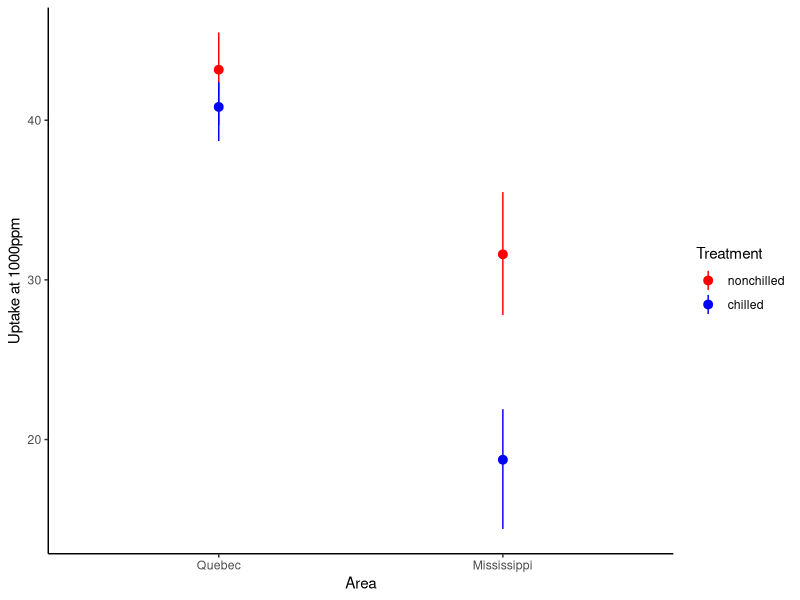

This chart was generated by the following R code:
## ---- chunk 1
knitr::opts_chunk$set(echo = FALSE, cache=TRUE)
library(tidyr)
library(dplyr)
## ---- chunk 2
head(iris) #Regular data frame
## ---- chunk 3
as_tibble(iris) #This is usually done automatically
## ---- chunk 4
head(iris,3) 
#Select Petal.Length,Petal.Width,Species
irisTemp <- select(iris,Petal.Length,Petal.Width,Species)
head(irisTemp,3)
## ---- chunk 5
irisTemp <- select(iris,Petal.Length:Species) 
head(irisTemp,3) #All columns between Petal.Length and Species
irisTemp2 <- select(iris,Petal.Length,Petal.Width,Species) 
head(irisTemp2,3) #This is the same thing
## ---- chunk 6
irisTemp <- select(iris,-Species) 
head(irisTemp,3) #Selects all columns EXCEPT Species
irisTemp2 <- select(iris,contains('Petal'))
head(irisTemp2,3) #Selects columns with names containing 'Petal'
## ---- chunk 7
head(iris,3) 
irisTemp <- filter(iris,Sepal.Length<5,Species=='versicolor')
head(irisTemp,3) #Chooses rows matching logical criteria
## ---- chunk 8
head(iris,3)
irisTemp <- mutate(iris,P.Width2=Petal.Width^2)
head(irisTemp,3) #Squares Petal.Width
## ---- chunk 9
head(irisTemp,3)
irisTemp <- mutate(iris,P.Width2=(Petal.Width^2)*2)
head(irisTemp,3) #Alters variable in place
## ---- chunk 10
head(iris,3)
irisTemp <- mutate_at(iris,vars(Petal.Width,Petal.Length),funs(.^2))
head(irisTemp,3) #Squares Petal.Width & Length. "." means "data from column"
## ---- chunk 11
irisTemp <- rename(iris,PWidth=Petal.Width,PLength=Petal.Length)
head(irisTemp,3) #Renames columns
irisTemp2 <- transmute(iris,P.Width2=(Petal.Width^2))
head(irisTemp2,3) #Same as mutate, but drops other columns
## ---- chunk 12
irisTemp <- select(iris,Sepal.Length,Species) %>% #Selects Sepal.Length & Species
  filter(Sepal.Length>5,Species=='versicolor') %>% #Filters using dataframe from above
  mutate(SLength2=Sepal.Length^2) #Mutates using dataframe from above
head(irisTemp)
## ---- chunk 13
#Some fake data to work with
(stocks <- data.frame(time = as.Date('2009-01-01') + 0:4,X = rnorm(5, 0, 1),Y = rnorm(5, 0, 2)))
## ---- chunk 14
(stocksm <- gather(stocks,stock, price, -time))
## ---- chunk 15
stocksm <- gather(stocks,stock, price, -time)
stocksm %>% spread(stock, price)
stocksm %>% spread(time, price)
#Note: this must have unique row identifiers
## ---- chunk 16
irisTemp <- iris %>% unite(newCol,Sepal.Length:Petal.Width,sep='_') %>% head(10)
#Useful when combined with other reshaping functions
## ---- chunk 17
irisTemp %>% separate(newCol,c('SLength','SWidth','PLength','PWidth'),sep='_')
## ---- chunk 18
irisTemp <- iris %>% unite(sepals,Sepal.Length:Sepal.Width,sep='_') %>%
  unite(petals,Petal.Length:Petal.Width,sep='_') 
  head(irisTemp,10)
## ---- chunk 19
irisTemp %>% gather('Type','Measurement',sepals:petals) %>% 
  separate(Measurement,c('Length','Width'),sep='_',convert=T) %>% 
  head(10)
## ---- chunk 20
with(iris,tapply(Petal.Width,Species,mean))
aggregate(Petal.Width~Species,data=iris,mean)
## ---- chunk 21
iris %>% group_by(Species) %>% 
  summarize(meanPWidth=mean(Petal.Width),sdPWidth=sd(Petal.Width))
## ---- chunk 22
iris %>% group_by(Species) %>% 
  summarize(count=n(),med=median(Petal.Width),iqr=IQR(Petal.Width))
## ---- chunk 23
iris %>% group_by(Species) %>% mutate(ID=1:n()) %>% #Makes ID column, with numbers 1-N
  filter(ID<4) #Selects ID 1-3 from each group
  
## ---- chunk 24
iris %>% group_by(Species) %>% 
  slice(1:3) #Selects rows 1-3 from each group
## ---- chunk 25
library(ggplot2)
theme_set(theme_classic())
CO2 %>% filter(conc==1000) %>% 
  group_by(Type,Treatment) %>% 
  summarize(meanUp=mean(uptake),maxUp=max(uptake),minUp=min(uptake)) %>% 
  ggplot(aes(x=Type,col=Treatment))+
  geom_pointrange(aes(y=meanUp,ymax=maxUp,ymin=minUp))+
  labs(x='Area',y='Uptake at 1000ppm')+
  scale_colour_manual(values=c('red','blue'))
  
